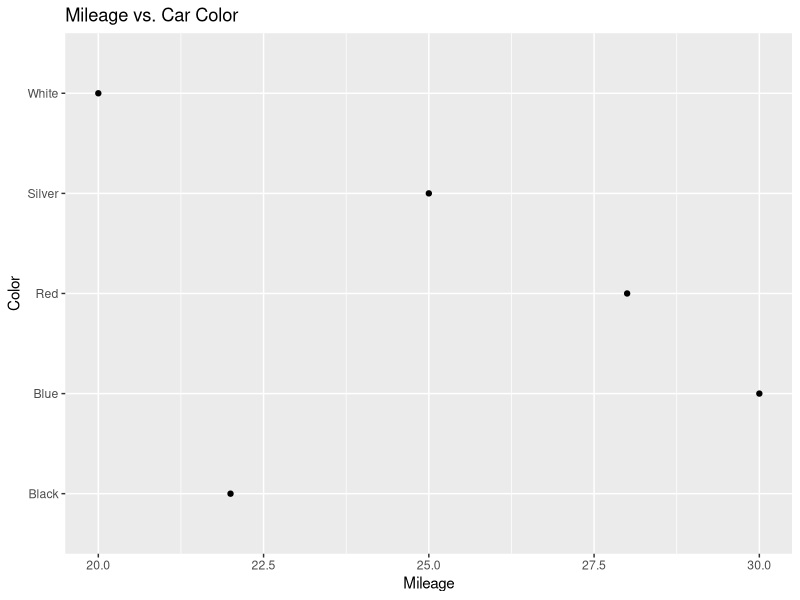
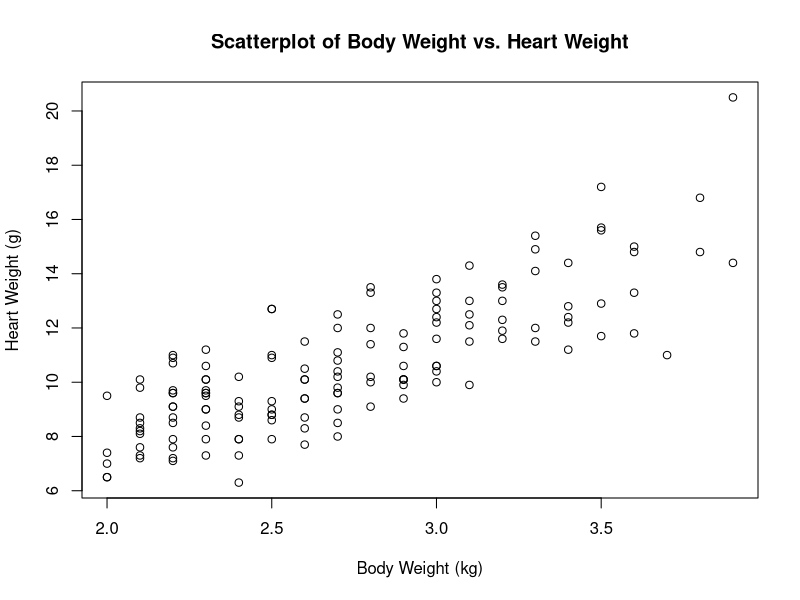
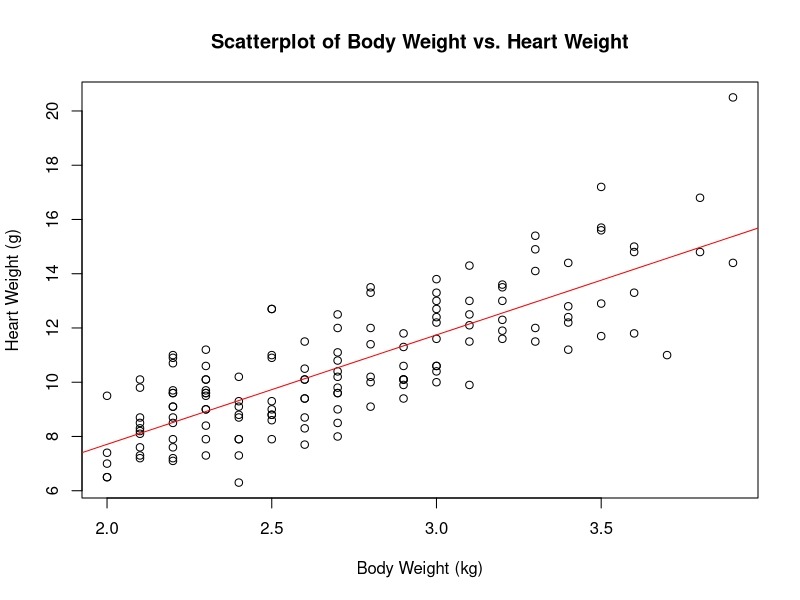
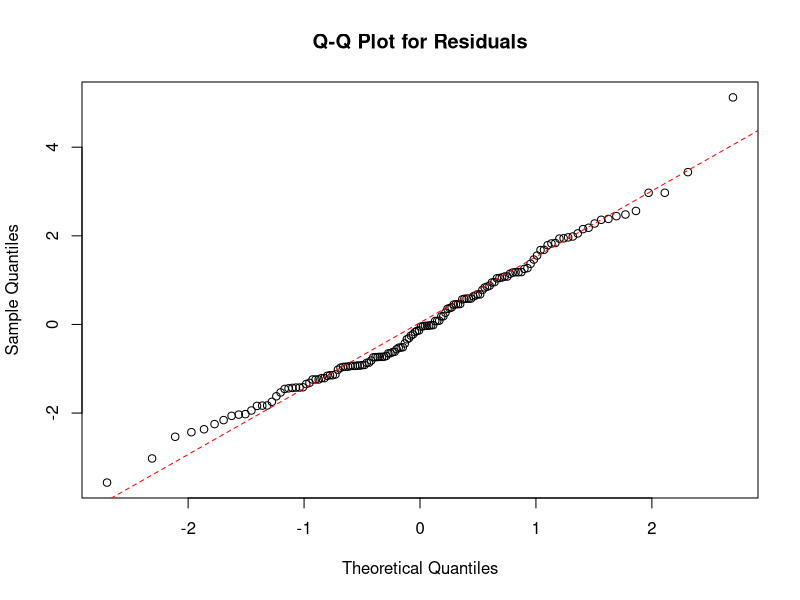

Recreate these plots in R, in order.
## ---- chunk 1
# Create a random dataset
set.seed(123) 
carDs <- data.frame(
  name = c("Toyota", "Honda", "Ford", "Chevrolet", "BMW"),
  mileage = c(30, 28, 25, 22, 20),
  color = c("Blue", "Red", "Silver", "Black", "White"),
  transmission = factor(c("Automatic", "Manual", "Automatic", "Automatic", "Manual"))
)
## ---- chunk 2
library(ggplot2)
ggplot(carDs, aes(x = mileage, y = color)) +
  geom_point() +
  labs(title = "Mileage vs. Car Color",
       x = "Mileage",
       y = "Color")
## ---- chunk 3
library(MASS)
data("mammals")
model <- lm(body ~ brain, data = mammals)
summary(model)
## ---- chunk 4
interceptEstimate <- coef(model)[1]
print(paste0("The estimate of β0 is: ", interceptEstimate))
## ---- chunk 5
stdEstimate <- summary(model)$sigma
print(paste0("The estimate of σ is: ", stdEstimate))
## ---- chunk 6
data("cats")
plot(cats$Bwt, cats$Hwt, main = "Scatterplot of Body Weight vs. Heart Weight",
     xlab = "Body Weight (kg)", ylab = "Heart Weight (g)")
## ---- chunk 7
# Fit linear regression model
catModel <- lm(Hwt ~ Bwt, data = cats)

summary(catModel)

# Extract parameter estimates
intEstimate <- coef(catModel)[1]
slopeEstimate <- coef(catModel)[2]

print(paste0("Intercept estimate: ", round(intEstimate, 4)))
print(paste0("Slope estimate: ", round(slopeEstimate, 4)))

# Add regression line to the scatterplot
plot(cats$Bwt, cats$Hwt, main = "Scatterplot of Body Weight vs. Heart Weight",
     xlab = "Body Weight (kg)", ylab = "Heart Weight (g)")
abline(catModel, col = "red")

# Create Q-Q plot for the residuals
qqnorm(residuals(catModel), main = "Q-Q Plot for Residuals")
qqline(residuals(catModel), col = "red", lty = 2) # Reference Line

## ---- chunk 8
# Test hypothesis
test <- summary(catModel)$coefficients[2, c("Estimate",
                                            "Std. Error",
                                            "t value",
                                            "Pr(>|t|)")]
results <- data.frame(
  Estimate = test["Estimate"],
  `Std. Error` = test["Std. Error"],
  `t value` = test["t value"],
  `Pr(>|t|)` = test["Pr(>|t|)"]
)
results
## ---- chunk 9
# Predict mean heart weight
predHeartWeight <- predict(catModel, 
                           data.frame(Bwt = 3.5), 
                           interval = "confidence")
print(paste0("Predicted mean heart weight for a cat with body weight 3.5kg: ",
    round(predHeartWeight[1],2), 
    "g"))
